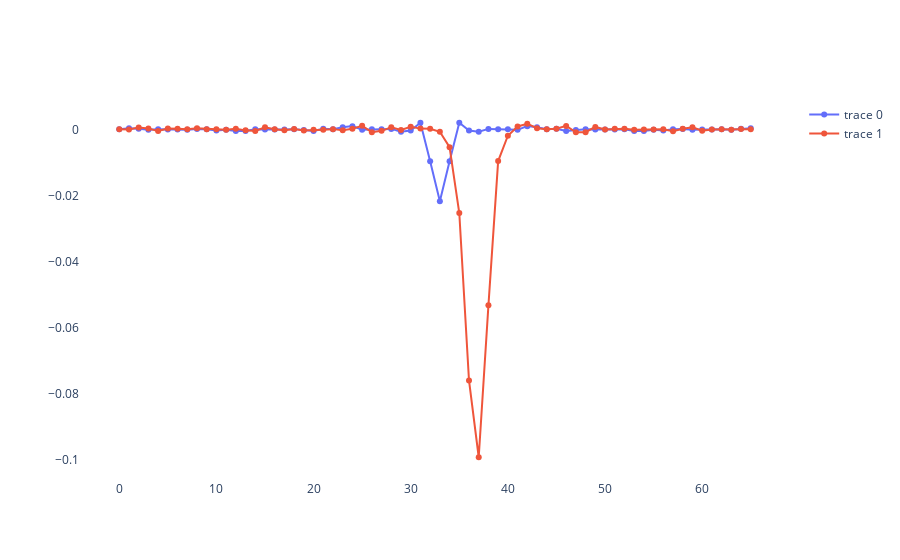

Write notebook code for a chart like this one.
### Code cell
trace1 = go.Scatter(y = np.real(chi0zzC[5, :]),mode = "lines+markers")
trace2 = go.Scatter(y = np.real(chi0zzC[9, :]),mode = "lines+markers")
arr = np.real(chi0zzC[8, :])
arr = arr[::-1]
trace3 = go.Scatter(y = arr,mode = "lines+markers")
data = [ trace1, trace2]
layout = dict(
    paper_bgcolor='rgba(0,0,0,0)',
    plot_bgcolor='rgba(0,0,0,0)',
)
fig = go.Figure(dict(data = data, layout = layout))
fig.show(dpi = 300)
